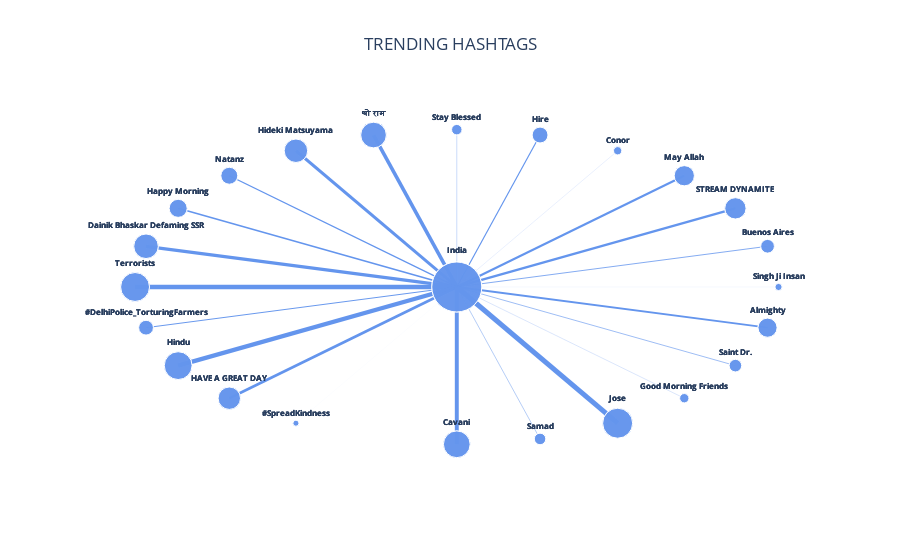

The notebook cell this image was saved under:
### Code cell
##MAKING GRAPH OF TRENDING HASHTAGS OF COUNTRY
trending_hashtags = {}
hashtags_count = len(trends[0]['trends']) 
for i in range(0, hashtags_count):
    if trends[0]['trends'][i]['tweet_volume'] is not None:
        trending_hashtags[trends[0]['trends'][i]['name']] = trends[0]['trends'][i]['tweet_volume']

trending_hashtags = sorted(trending_hashtags.items(), key = lambda kv:(kv[1], kv[0]))

G = nx.Graph()
G.add_node('India', size=10)
count=1
max_size = 5
factor = max_size/len(trending_hashtags)
for trend in trending_hashtags:
    G.add_node(trend[0], size=count*factor+1)
    G.add_edge('India', trend[0], weight = count*factor)
    count = count + 1

nodes = list(G.nodes(data=True))
edges = list(G.edges(data=True))
np.random.shuffle(nodes)

graph=nx.Graph()
graph.add_nodes_from(nodes)
graph.add_edges_from(edges)
pos_ = nx.circular_layout(graph, scale = 1)
pos_['India'] =  np.array([0, 0])
title = 'TRENDING HASHTAGS'
create_graph(graph, title)

### Figure 1 — Plotly figure (JSON) as saved in the notebook; plotly's stock layout.template omitted (floating-point values rounded to 4 significant figures)
{"data": [{"line": {"color": "cornflowerblue", "width": 0.06984}, "mode": "lines", "type": "scatter", "x": [1, 0, null], "y": [1.159e-09, 0, null]}, {"line": {"color": "cornflowerblue", "width": 0.7901}, "mode": "lines", "type": "scatter", "x": [0.9659, 0, null], "y": [0.2588, 0, null]}, {"line": {"color": "cornflowerblue", "width": 2.374}, "mode": "lines", "type": "scatter", "x": [0.866, 0, null], "y": [0.5, 0, null]}, {"line": {"color": "cornflowerblue", "width": 2.104}, "mode": "lines", "type": "scatter", "x": [0.7071, 0, null], "y": [0.7071, 0, null]}, {"line": {"color": "cornflowerblue", "width": 0.142}, "mode": "lines", "type": "scatter", "x": [0.5, 0, null], "y": [0.866, 0, null]}, {"line": {"color": "cornflowerblue", "width": 1.168}, "mode": "lines", "type": "scatter", "x": [0.2588, 0, null], "y": [0.9659, 0, null]}, {"line": {"color": "cornflowerblue", "width": 0.3471}, "mode": "lines", "type": "scatter", "x": [-3.121e-08, 0, null], "y": [1.0, 0, null]}, {"line": {"color": "cornflowerblue", "width": 3.59}, "mode": "lines", "type": "scatter", "x": [-0.2588, 0, null], "y": [0.9659, 0, null]}, {"line": {"color": "cornflowerblue", "width": 2.955}, "mode": "lines", "type": "scatter", "x": [-0.5, 0, null], "y": [0.866, 0, null]}, {"line": {"color": "cornflowerblue", "width": 1.38}, "mode": "lines", "type": "scatter", "x": [-0.7071, 0, null], "y": [0.7071, 0, null]}, {"line": {"color": "cornflowerblue", "width": 1.606}, "mode": "lines", "type": "scatter", "x": [-0.866, 0, null], "y": [0.5, 0, null]}, {"line": {"color": "cornflowerblue", "width": 3.266}, "mode": "lines", "type": "scatter", "x": [-0.9659, 0, null], "y": [0.2588, 0, null]}, {"line": {"color": "cornflowerblue", "width": 4.64}, "mode": "lines", "type": "scatter", "x": [-1.0, 0, null], "y": [-8.626e-08, 0, null]}, {"line": {"color": "cornflowerblue", "width": 0.971}, "mode": "lines", "type": "scatter", "x": [-0.9659, 0, null], "y": [-0.2588, 0, null]}, {"line": {"color": "cornflowerblue", "width": 4.277}, "mode": "lines", "type": "scatter", "x": [-0.866, 0, null], "y": [-0.5, 0, null]}, {"line": {"color": "cornflowerblue", "width": 2.658}, "mode": "lines", "type": "scatter", "x": [-0.7071, 0, null], "y": [-0.7071, 0, null]}, {"line": {"color": "cornflowerblue", "width": 0.02076}, "mode": "lines", "type": "scatter", "x": [-0.5, 0, null], "y": [-0.866, 0, null]}, {"line": {"color": "cornflowerblue", "width": 0.2349}, "mode": "lines", "type": "scatter", "x": [0, 0.7071, null], "y": [0, -0.7071, null]}, {"line": {"color": "cornflowerblue", "width": 0.4776}, "mode": "lines", "type": "scatter", "x": [0, 0.2588, null], "y": [0, -0.9659, null]}, {"line": {"color": "cornflowerblue", "width": 0.6255}, "mode": "lines", "type": "scatter", "x": [0, 0.866, null], "y": [0, -0.5, null]}, {"line": {"color": "cornflowerblue", "width": 1.848}, "mode": "lines", "type": "scatter", "x": [0, 0.9659, null], "y": [0, -0.2588, null]}, {"line": {"color": "cornflowerblue", "width": 3.927}, "mode": "lines", "type": "scatter", "x": [0, 2.443e-08, null], "y": [0, -1.0, null]}, {"line": {"color": "cornflowerblue", "width": 5.016}, "mode": "lines", "type": "scatter", "x": [0, 0.5, null], "y": [0, -0.866, null]}, {"hoverinfo": "none", "marker": {"color": ["cornflowerblue", "cornflowerblue", "cornflowerblue", "cornflowerblue", "cornflowerblue", "cornflowerblue", "cornflowerblue", "cornflowerblue", "cornflowerblue", "cornflowerblue", "cornflowerblue", "cornflowerblue", "cornflowerblue", "cornflowerblue", "cornflowerblue", "cornflowerblue", "cornflowerblue", "cornflowerblue", "cornflowerblue", "cornflowerblue", "cornflowerblue", "cornflowerblue", "cornflowerblue", "cornflowerblue"], "size": [7.174, 13.7, 21.3, 20.22, 8.261, 15.87, 10.43, 25.65, 23.48, 16.96, 18.04, 24.57, 28.91, 14.78, 27.83, 22.39, 6.087, 50, 26.74, 11.52, 30, 9.348, 12.61, 19.13]}, "mode": "markers+text", "text": ["<b>Singh Ji Insan</b>", "<b>Buenos Aires</b>", "<b>STREAM DYNAMITE</b>", "<b>May Allah</b>", "<b>Conor</b>", "<b>Hire</b>", "<b>Stay Blessed</b>", "<b>श्री राम</b>", "<b>Hideki Matsuyama</b>", "<b>Natanz</b>", "<b>Happy Morning</b>", "<b>Dainik Bhaskar Defaming SSR</b>", "<b>Terrorists</b>", "<b>#DelhiPolice_TorturingFarmers</b>", "<b>Hindu</b>", "<b>HAVE A GREAT DAY</b>", "<b>#SpreadKindness</b>", "<b>India</b>", "<b>Cavani</b>", "<b>Samad</b>", "<b>Jose</b>", "<b>Good Morning Friends</b>", "<b>Saint Dr.</b>", "<b>Almighty</b>"], "textfont": {"size": 8}, "textposition": "top center", "type": "scatter", "x": [1, 0.9659, 0.866, 0.7071, 0.5, 0.2588, -3.121e-08, -0.2588, -0.5, -0.7071, -0.866, -0.9659, -1.0, -0.9659, -0.866, -0.7071, -0.5, 0, 2.443e-08, 0.2588, 0.5, 0.7071, 0.866, 0.9659], "y": [1.159e-09, 0.2588, 0.5, 0.7071, 0.866, 0.9659, 1.0, 0.9659, 0.866, 0.7071, 0.5, 0.2588, -8.626e-08, -0.2588, -0.5, -0.7071, -0.866, 0, -1.0, -0.9659, -0.866, -0.7071, -0.5, -0.2588]}, {"hoverinfo": "none", "marker": {"color": ["cornflowerblue", "cornflowerblue", "cornflowerblue", "cornflowerblue", "cornflowerblue", "cornflowerblue", "cornflowerblue", "cornflowerblue", "cornflowerblue", "cornflowerblue", "cornflowerblue", "cornflowerblue", "cornflowerblue", "cornflowerblue", "cornflowerblue", "cornflowerblue", "cornflowerblue", "cornflowerblue", "cornflowerblue", "cornflowerblue", "cornflowerblue", "cornflowerblue", "cornflowerblue", "cornflowerblue"], "size": [7.174, 13.7, 21.3, 20.22, 8.261, 15.87, 10.43, 25.65, 23.48, 16.96, 18.04, 24.57, 28.91, 14.78, 27.83, 22.39, 6.087, 50, 26.74, 11.52, 30, 9.348, 12.61, 19.13]}, "mode": "markers+text", "text": ["<b>Singh Ji Insan</b>", "<b>Buenos Aires</b>", "<b>STREAM DYNAMITE</b>", "<b>May Allah</b>", "<b>Conor</b>", "<b>Hire</b>", "<b>Stay Blessed</b>", "<b>श्री राम</b>", "<b>Hideki Matsuyama</b>", "<b>Natanz</b>", "<b>Happy Morning</b>", "<b>Dainik Bhaskar Defaming SSR</b>", "<b>Terrorists</b>", "<b>#DelhiPolice_TorturingFarmers</b>", "<b>Hindu</b>", "<b>HAVE A GREAT DAY</b>", "<b>#SpreadKindness</b>", "<b>India</b>", "<b>Cavani</b>", "<b>Samad</b>", "<b>Jose</b>", "<b>Good Morning Friends</b>", "<b>Saint Dr.</b>", "<b>Almighty</b>"], "textfont": {"size": 8}, "textposition": "top center", "type": "scatter", "x": [1, 0.9659, 0.866, 0.7071, 0.5, 0.2588, -3.121e-08, -0.2588, -0.5, -0.7071, -0.866, -0.9659, -1.0, -0.9659, -0.866, -0.7071, -0.5, 0, 2.443e-08, 0.2588, 0.5, 0.7071, 0.866, 0.9659], "y": [1.159e-09, 0.2588, 0.5, 0.7071, 0.866, 0.9659, 1.0, 0.9659, 0.866, 0.7071, 0.5, 0.2588, -8.626e-08, -0.2588, -0.5, -0.7071, -0.866, 0, -1.0, -0.9659, -0.866, -0.7071, -0.5, -0.2588]}, {"hoverinfo": "none", "marker": {"color": ["cornflowerblue", "cornflowerblue", "cornflowerblue", "cornflowerblue", "cornflowerblue", "cornflowerblue", "cornflowerblue", "cornflowerblue", "cornflowerblue", "cornflowerblue", "cornflowerblue", "cornflowerblue", "cornflowerblue", "cornflowerblue", "cornflowerblue", "cornflowerblue", "cornflowerblue", "cornflowerblue", "cornflowerblue", "cornflowerblue", "cornflowerblue", "cornflowerblue", "cornflowerblue", "cornflowerblue"], "size": [7.174, 13.7, 21.3, 20.22, 8.261, 15.87, 10.43, 25.65, 23.48, 16.96, 18.04, 24.57, 28.91, 14.78, 27.83, 22.39, 6.087, 50, 26.74, 11.52, 30, 9.348, 12.61, 19.13]}, "mode": "markers+text", "text": ["<b>Singh Ji Insan</b>", "<b>Buenos Aires</b>", "<b>STREAM DYNAMITE</b>", "<b>May Allah</b>", "<b>Conor</b>", "<b>Hire</b>", "<b>Stay Blessed</b>", "<b>श्री राम</b>", "<b>Hideki Matsuyama</b>", "<b>Natanz</b>", "<b>Happy Morning</b>", "<b>Dainik Bhaskar Defaming SSR</b>", "<b>Terrorists</b>", "<b>#DelhiPolice_TorturingFarmers</b>", "<b>Hindu</b>", "<b>HAVE A GREAT DAY</b>", "<b>#SpreadKindness</b>", "<b>India</b>", "<b>Cavani</b>", "<b>Samad</b>", "<b>Jose</b>", "<b>Good Morning Friends</b>", "<b>Saint Dr.</b>", "<b>Almighty</b>"], "textfont": {"size": 8}, "textposition": "top center", "type": "scatter", "x": [1, 0.9659, 0.866, 0.7071, 0.5, 0.2588, -3.121e-08, -0.2588, -0.5, -0.7071, -0.866, -0.9659, -1.0, -0.9659, -0.866, -0.7071, -0.5, 0, 2.443e-08, 0.2588, 0.5, 0.7071, 0.866, 0.9659], "y": [1.159e-09, 0.2588, 0.5, 0.7071, 0.866, 0.9659, 1.0, 0.9659, 0.866, 0.7071, 0.5, 0.2588, -8.626e-08, -0.2588, -0.5, -0.7071, -0.866, 0, -1.0, -0.9659, -0.866, -0.7071, -0.5, -0.2588]}], "layout": {"paper_bgcolor": "rgba(0,0,0,0)", "plot_bgcolor": "rgba(0,0,0,0)", "showlegend": false, "title": {"text": "TRENDING HASHTAGS", "x": 0.5}, "xaxis": {"showgrid": false, "showticklabels": false, "zeroline": false}, "yaxis": {"showgrid": false, "showticklabels": false, "zeroline": false}}}
